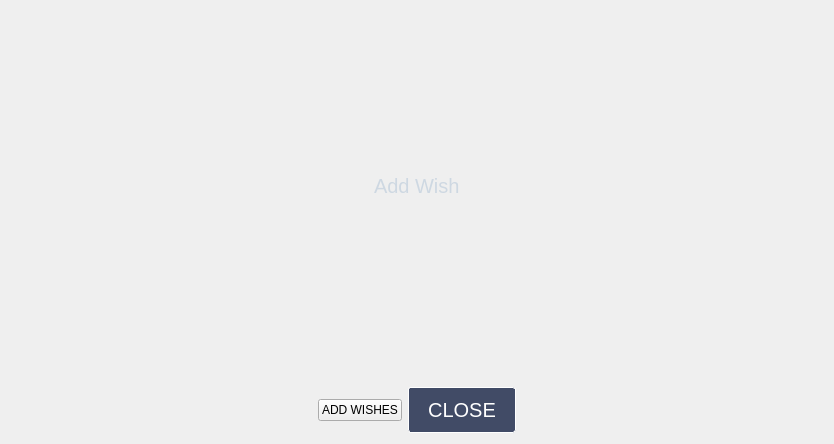
<?xml version="1.0" encoding="UTF-8"?>
<ui version="4.0">
 <class>Wish</class>
 <widget class="QWidget" name="Wish">
  <property name="geometry">
   <rect>
    <x>0</x>
    <y>0</y>
    <width>834</width>
    <height>444</height>
   </rect>
  </property>
  <property name="windowTitle">
   <string>Form</string>
  </property>
  <layout class="QVBoxLayout" name="verticalLayout_2">
   <item>
    <layout class="QHBoxLayout" name="horizontalLayout_2">
     <item>
      <spacer name="horizontalSpacer_3">
       <property name="orientation">
        <enum>Qt::Horizontal</enum>
       </property>
       <property name="sizeHint" stdset="0">
        <size>
         <width>40</width>
         <height>20</height>
        </size>
       </property>
      </spacer>
     </item>
     <item>
      <widget class="QLabel" name="title">
       <property name="styleSheet">
        <string notr="true">color: #CED8E2; 
font: 20px;</string>
       </property>
       <property name="text">
        <string>Add Wish</string>
       </property>
      </widget>
     </item>
     <item>
      <spacer name="horizontalSpacer_4">
       <property name="orientation">
        <enum>Qt::Horizontal</enum>
       </property>
       <property name="sizeHint" stdset="0">
        <size>
         <width>40</width>
         <height>20</height>
        </size>
       </property>
      </spacer>
     </item>
    </layout>
   </item>
   <item>
    <layout class="QVBoxLayout" name="verticalLayout"/>
   </item>
   <item>
    <layout class="QHBoxLayout" name="newWishLayout">
     <item>
      <spacer name="horizontalSpacer_5">
       <property name="orientation">
        <enum>Qt::Horizontal</enum>
       </property>
       <property name="sizeHint" stdset="0">
        <size>
         <width>40</width>
         <height>20</height>
        </size>
       </property>
      </spacer>
     </item>
     <item>
      <spacer name="horizontalSpacer_6">
       <property name="orientation">
        <enum>Qt::Horizontal</enum>
       </property>
       <property name="sizeHint" stdset="0">
        <size>
         <width>40</width>
         <height>20</height>
        </size>
       </property>
      </spacer>
     </item>
    </layout>
   </item>
   <item>
    <layout class="QHBoxLayout" name="horizontalLayout">
     <item>
      <spacer name="horizontalSpacer">
       <property name="orientation">
        <enum>Qt::Horizontal</enum>
       </property>
       <property name="sizeHint" stdset="0">
        <size>
         <width>40</width>
         <height>20</height>
        </size>
       </property>
      </spacer>
     </item>
     <item>
      <widget class="QPushButton" name="addWishes">
       <property name="text">
        <string>ADD WISHES</string>
       </property>
      </widget>
     </item>
     <item>
      <widget class="QPushButton" name="closeButton">
       <property name="styleSheet">
        <string notr="true">#closeButton {
background-color: #414B66; 
border: 1px solid white; 
padding: 10px 19px; 
font: 20px; 
color: white; 
border-radius: 3px; }

#closeButton:hover { background-color: #565D79; }

#closeButton:pressed { background-color: #565D79; }</string>
       </property>
       <property name="text">
        <string>CLOSE</string>
       </property>
      </widget>
     </item>
     <item>
      <spacer name="horizontalSpacer_2">
       <property name="orientation">
        <enum>Qt::Horizontal</enum>
       </property>
       <property name="sizeHint" stdset="0">
        <size>
         <width>40</width>
         <height>20</height>
        </size>
       </property>
      </spacer>
     </item>
    </layout>
   </item>
  </layout>
 </widget>
 <resources/>
 <connections/>
</ui>
